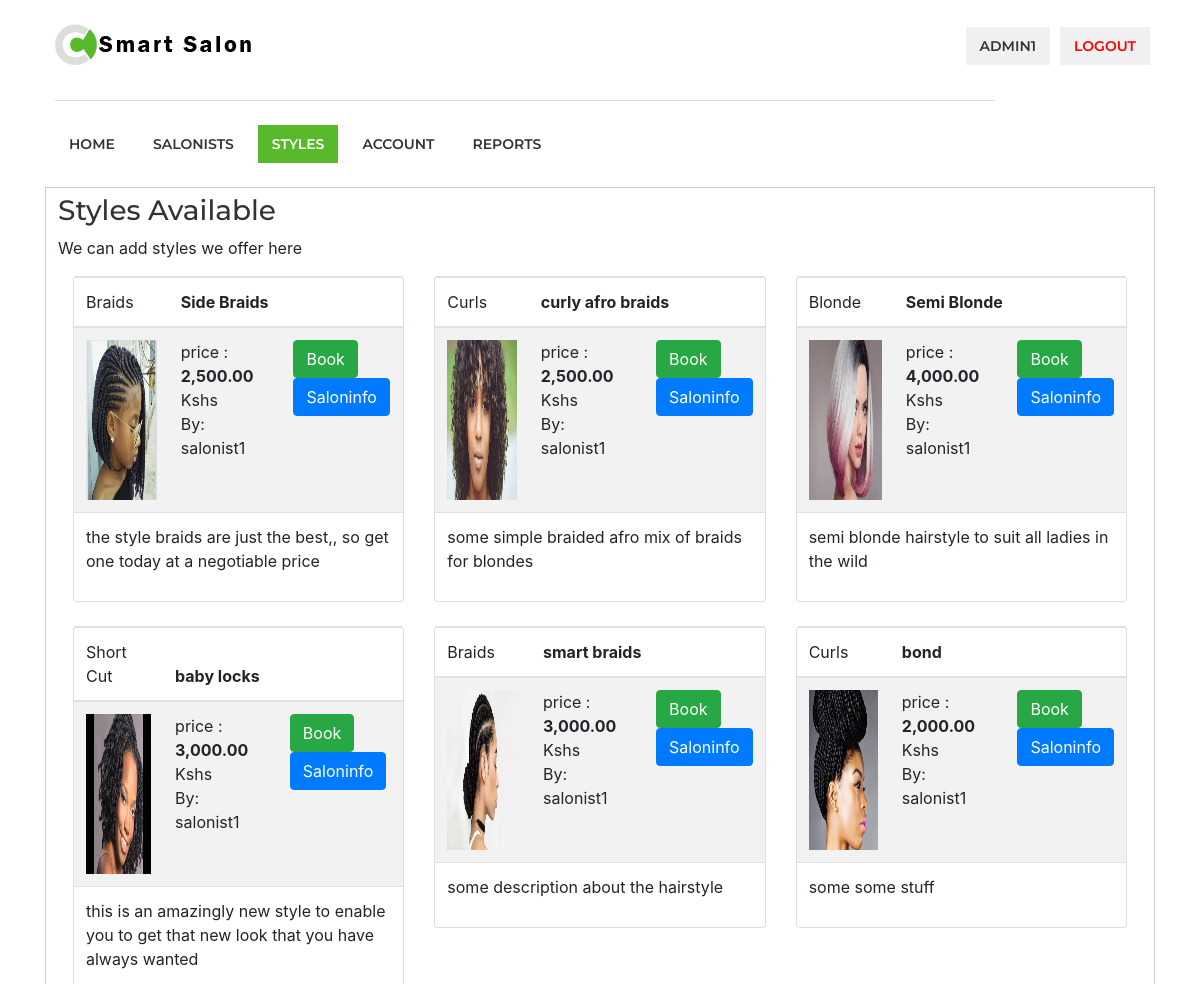
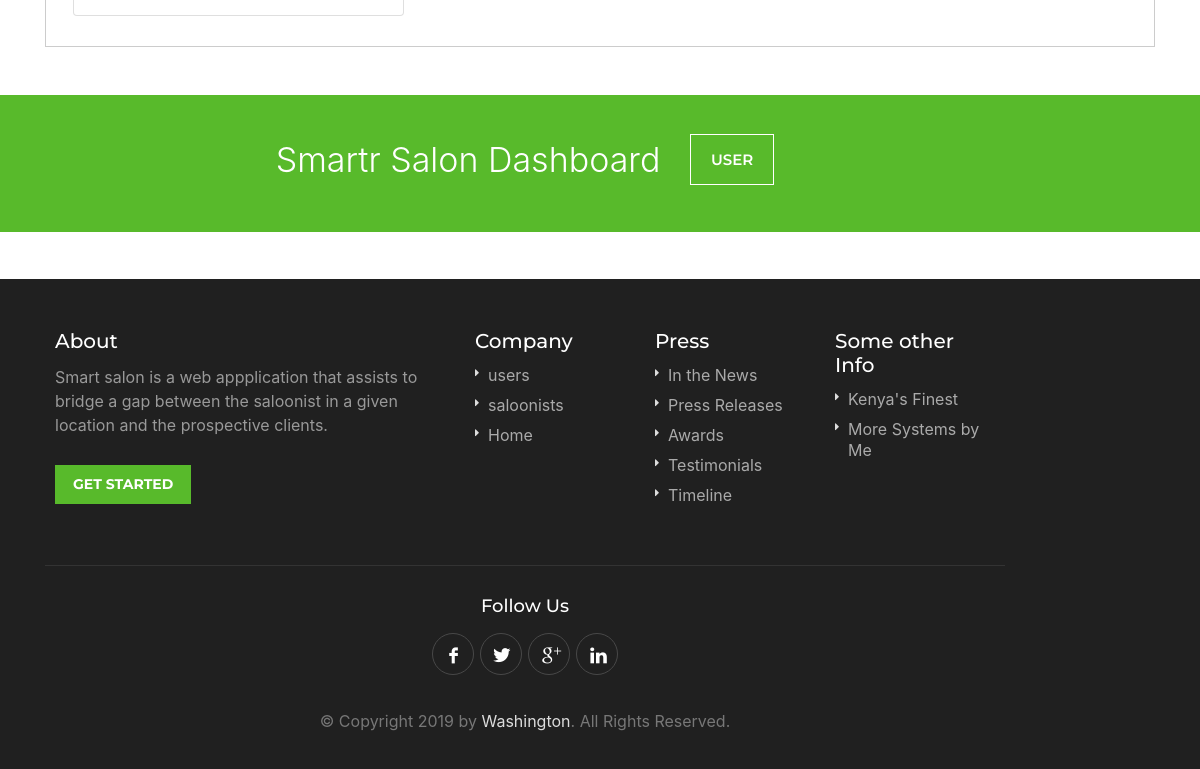
The app's page /user/styles.php (signed in) with its own data (2 pictures, top to bottom).
### tables this page shows
CREATE TABLE `styles` (
  `id` int(11) NOT NULL,
  `image` varchar(100) NOT NULL,
  `sname` varchar(40) NOT NULL,
  `scategory` varchar(40) NOT NULL,
  `sprice` double NOT NULL,
  `sdescription` varchar(255) NOT NULL,
  `salonistid` int(11) NOT NULL,
  `salonistname` varchar(40) NOT NULL
);

### user/styles.php (the view, shortened to what this page needs)
<?php
include('server.php');
?>
<!DOCTYPE html>
<html lang="en">
<head>
<link rel="stylesheet" href="css/style.css">
<link rel="stylesheet" href="css/colors/green.css" id="colors">
<link rel="stylesheet" href="css/bootstrap.min.css">
</head>
<body>
<div id="wrapper">
<header>
<div class="container">
	<div class="sixteen columns">
		<div id="logo">
			<h1><a href="index.html"><img src="images/logo.png" alt="Work Scout" /></a></h1>
		</div>
		<nav id="navigation" class="menu">
			<ul id="responsive">
				<li><a href="index.php">Home</a> </li>
				<li><a href="salonist.php">Salonists</a></li>
				<li><a href="styles.php" id="current">styles</a></li>
				<li><a href="account.php">Account</a> </li>
				<li><a href="reports.php" >Reports</a></li>
			</ul>
			<ul class="float-right">
				<li><a href="#"><?=$_SESSION["username"]?></a></li>
				<li><a href="index.php?logout='1'" style="color: red;">logout</a></li>
			</ul>
		</nav>
	</div>
</div>
</header>
<div class="clearfix"></div>
<section class="section intro">
	<div class="container" id="approved">
		<div style="padding: 6px 12px; border: 1px solid #ccc;">
			<h3>Styles Available</h3>
			<p> We can add styles we offer here </p>
			<?php
			  $query0 = "SELECT * FROM styles ";
			  $result0 = mysqli_query($db, $query0);
			  echo '<div class="card-group">';
			  while($row = mysqli_fetch_array($result0, MYSQLI_NUM)){
					echo '
					<div class="col s12 m7">
						<div class="card horizontal">
						<table class="table table-striped">
							<thead>
								<tr>
									<th sope="col">'.$row[3].'</th>
									<th scope="col" colspan="2"><b>'.$row[2].'</b></th>
								</tr>
							</thead>
							<tr>
								<td tyle="width:50%">
									<div class="card-image">
										<img src="../salonist/styleimages/'.$row[1].'" style="width: 190px; height:160px;">
									</div>
								</td>
								<td style="width:%">
									<div class="card-stacked">
										<div class="card-content">
											price : <b>'.number_format($row[4],2).'</b> Kshs<br>By: '.$row[7].'
										</div>
									</div>
								</td>
								<td>
									<a href="booking.php?id='.$row[0].'"><button class="btn btn-success">Book </button><br>
									<a href="salonistinfo.php?id='.$row[7].'"><button class="btn btn-primary">Saloninfo</button>
								</td>
							</tr>
							<tr>
								<td colspan="3">'.$row[5].'</td>
							</tr>
						</table>
						</div><br>
					</div><br>
					';
			  }
			?>
		</div>
	</div>
	<br>
</section>
<br>
<div class="infobox">
	<div class="container">
		<div class="sixteen columns">Smartr Salon Dashboard <a href="#">USER</a></div>
	</div>
</div>
<div id="footer">
	<div class="container">
		<div class="seven columns">
			<h4>About</h4>
			<p>Smart salon is a web appplication that assists to bridge a gap between the saloonist in a given location
				and the prospective clients.</p>
			<a href="#" class="button">Get Started</a>
		</div>
		<div class="three columns">
			<h4>Company</h4>
			<ul class="footer-links">
				<li><a href="users.php">users</a></li>
				<li><a href="saloonists.php">saloonists</a></li>
				<li><a href="index.php">Home</a></li>
			</ul>
		</div>
		<div class="three columns">
			<h4>Press</h4>
			<ul class="footer-links">
				<li><a href="#">In the News</a></li>
				<li><a href="#">Press Releases</a></li>
				<li><a href="#">Awards</a></li>
				<li><a href="#">Testimonials</a></li>
				<li><a href="#">Timeline</a></li>
			</ul>
		</div>
		<div class="three columns">
			<h4>Some other Info</h4>
			<ul class="footer-links">
				<li><a href="#">Kenya's Finest</a></li>
				<li><a href="#">More Systems by Me</a></li>
			</ul>
		</div>
	</div>
	<div class="container">
		<div class="footer-bottom">
			<div class="sixteen columns">
				<h4>Follow Us</h4>
				<ul class="social-icons">
					<li><a class="facebook" href="#"><i class="icon-facebook"></i></a></li>
					<li><a class="twitter" href="#"><i class="icon-twitter"></i></a></li>
					<li><a class="gplus" href="#"><i class="icon-gplus"></i></a></li>
					<li><a class="linkedin" href="#"><i class="icon-linkedin"></i></a></li>
				</ul>
				<div class="copyrights">©  Copyright 2019 by <a href="#">Washington</a>. All Rights Reserved.</div>
			</div>
		</div>
	</div>
</div>
</div>
</body>
</html>

### user/css/colors/green.css (style rules this page uses)
#current, a.button.gray.app-link.opened, ul.float-right li a:hover, .menu ul li.sfHover a.sf-with-ul, .menu ul li a:hover, a.menu-trigger:hover, #jPanelMenu-menu li a:hover, .search-container button, .upload-btn, button, input[type="button"], input[type="submit"], a.button, .upload-btn:hover, #titlebar.photo-bg a.button.white:hover, a.button.dark:hover, #backtotop a:hover, .mfp-close:hover, .tabs-nav li.active a, .ui-accordion .ui-accordion-header-active:hover, .ui-accordion .ui-accordion-header-active, .highlight.color, .plan.color-2 .plan-price, .plan.color-2 a.button, .tp-leftarrow:hover, .tp-rightarrow:hover, .pagination ul li a.current-page, .pagination .current, .pagination ul li a:hover, .pagination-next-prev ul li a:hover, .infobox, .hover-icon, .comment-by a.reply:hover, .chosen-container .chosen-results li.highlighted, .chosen-container-multi .chosen-choices li.search-choice, .list-search button, .checkboxes input[type=checkbox]:checked + label:before { background-color: #58ba2b; }
a, table td.title a:hover, table.manage-table td.action a:hover, #breadcrumbs ul li a:hover, #titlebar span.icons a:hover, .counter-box i, .counter, #popular-categories li a i, .list-1 li:before, .dropcap, .resume-titlebar span a:hover i, .resumes-list-content h4, .job-overview ul li i, .company-info span a:hover, .infobox a:hover, .meta-tags span a:hover, .widget-text h5 a:hover, .app-content .info span , .app-content .info ul li a:hover { color: #58ba2b; }

### user/css/base.css (style rules this page uses)
html, body, div, span, applet, object, iframe, h1, h2, h3, h4, h5, h6, p, blockquote, pre, a, abbr, acronym, address, big, cite, code, del, dfn, em, img, ins, kbd, q, s, samp, small, strike, strong, sub, sup, tt, var, b, u, i, center, dl, dt, dd, ol, ul, li, fieldset, form, label, legend, table, caption, tbody, tfoot, thead, tr, th, td, article, aside, canvas, details, embed, figure, figcaption, footer, header, hgroup, menu, nav, output, ruby, section, summary, time, mark, audio, video { margin: 0; padding: 0; border: 0; font-size: 100%; font: inherit; vertical-align: baseline; }
article, aside, details, figcaption, figure, footer, header, hgroup, menu, nav, section { display: block; }
body { line-height: 1; }
ol, ul { list-style: none; }
table { border-collapse: collapse; border-spacing: 0; }
body { background-color: #fff; font-size: 16px; line-height: 27px; color: #666; -webkit-font-smoothing: antialiased; -webkit-text-size-adjust: 100%; overflow-x: hidden; }
#wrapper { background-color: #fff; }
body, input[type="text"], input[type="password"], input[type="email"], input[type="number"], textarea, .widget-text h5, h3.centered-headline span, select { font-family: "Lato", "HelveticaNeue", "Helvetica Neue", Helvetica, Arial, sans-serif; }
h1, h2, h3, h4, h5, h6, .button, input[type="button"], input[type="submit"], button, #navigation, .infobox a, .pagination-container, .upload-btn, .skills span, .app-content .info span, .tabs-nav li a, .reply, .ui-accordion .ui-accordion-header, .trigger a, .caption.title, .caption .slider-button, .counter, .counter-box i, a.menu-trigger, #style-switcher h2, .resume-table strong { font-family: "Montserrat", "HelveticaNeue", "Helvetica Neue", Helvetica, Arial, sans-serif; }
img, object, video { height: auto; display: block; }
img { width: auto; border: 0; -ms-interpolation-mode: bicubic; max-width: 100%; }
h1, h2, h3, h4, h5, h6 { color: #333; font-weight: 500; }
h1 a, h2 a, h3 a, h4 a, h5 a, h6 a { font-weight: inherit; }
h1 { font-size: 30px; line-height: 54px; }
h3 { font-size: 22px; line-height: 44px; }
h4 { font-size: 18px; line-height: 36px; }
p { margin: 0 0 15px 0; }
a { color: #505050; text-decoration: none; outline: 0; -webkit-transition: color 0.2s ease-in-out; -moz-transition: color 0.2s ease-in-out; -o-transition: color 0.2s ease-in-out; -transition: color 0.2s ease-in-out; }
ul, ol { margin: 0; }
ul { list-style: none outside; }
li { line-height: 18px; }

### records on screen
styles: scategory "Braids", sname "Side Braids", image (picture), sprice "2,500.00", salonistname "salonist1", sdescription "the style braids are just the best,, so get one today at a negotiable price"
styles: scategory "Curls", sname "curly afro braids", image (picture), sprice "2,500.00", salonistname "salonist1", sdescription "some simple braided afro mix of braids for blondes"
styles: scategory "Blonde", sname "Semi Blonde", image (picture), sprice "4,000.00", salonistname "salonist1", sdescription "semi blonde hairstyle to suit all ladies in the wild"
styles: scategory "Short Cut", sname "baby locks", image (picture), sprice "3,000.00", salonistname "salonist1", sdescription "this is an amazingly new style to enable you to get that new look that you have always wanted"
styles: scategory "Braids", sname "smart braids", image (picture), sprice "3,000.00", salonistname "salonist1", sdescription "some description about the hairstyle"
styles: scategory "Curls", sname "bond", image (picture), sprice "2,000.00", salonistname "salonist1", sdescription "some some stuff"

### other values on screen
$_SESSION["username"] "ADMIN1"
